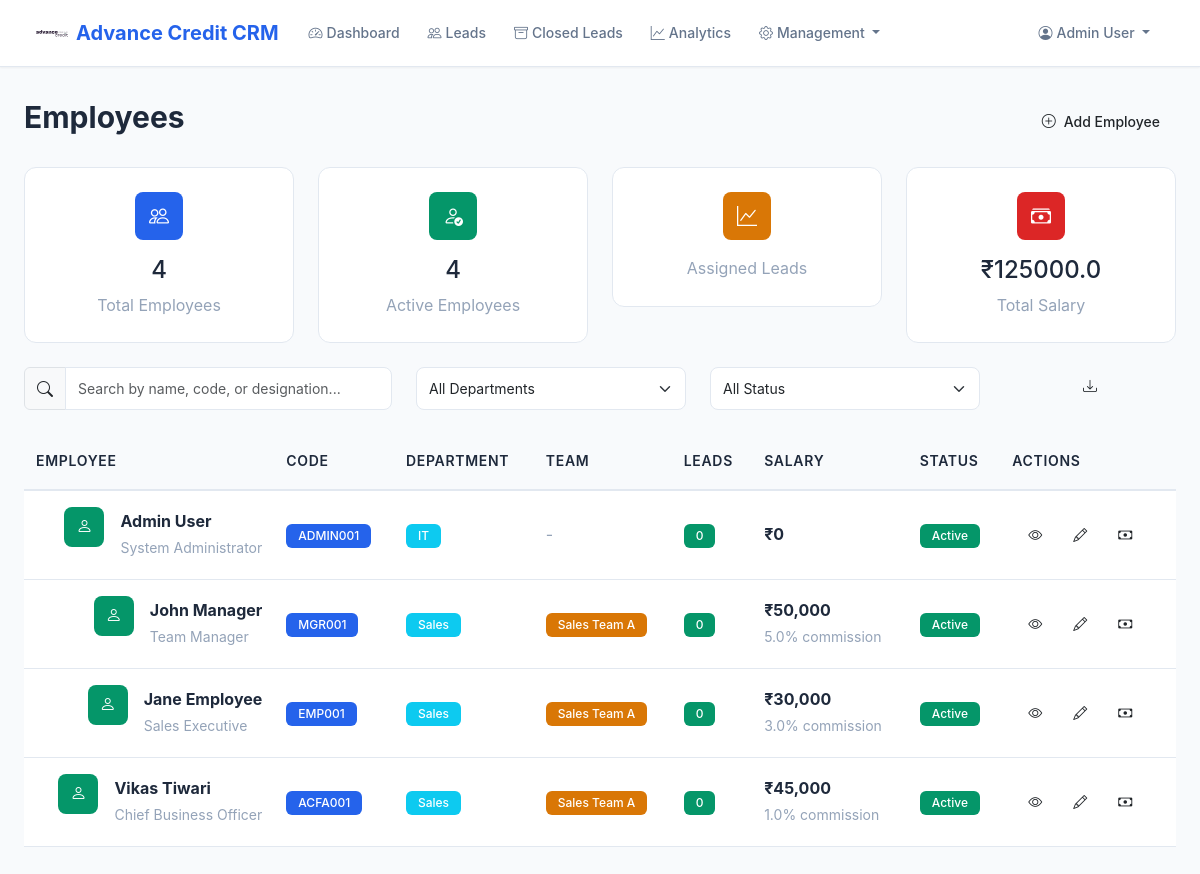
Screenshot of /crm/employees (signed in) with the database file from the repository.
### src/shared/crm_models.py (models this page shows)
class User(CRMBase):
    __tablename__ = "users"
    user_id = Column(Integer, primary_key=True, index=True)
    name = Column(String(128), nullable=False)
    email = Column(String(128), unique=True, nullable=False)
    phone = Column(String(32), unique=True, nullable=False)
    password_hash = Column(String(128), nullable=False)
    role = Column(String(32), default="employee")  # 'employee', 'manager', 'admin'
    is_active = Column(Boolean, default=True)
    created_at = Column(DateTime, server_default=func.now())
    employee = relationship("Employee", back_populates="user", uselist=False)

class Employee(CRMBase):
    __tablename__ = "employees"
    employee_id = Column(Integer, primary_key=True, index=True)
    user_id = Column(Integer, ForeignKey("users.user_id"), unique=True, nullable=False)
    employee_code = Column(String(64), unique=True, nullable=False)
    designation = Column(String(64))
    department = Column(String(64))
    team_id = Column(Integer, ForeignKey("teams.team_id"), nullable=True)
    salary = Column(Float, default=0.0)
    commission_rate = Column(Float, default=0.0)
    is_active = Column(Boolean, default=True)
    joining_date = Column(Date, server_default=func.current_date())
    created_at = Column(DateTime, server_default=func.now())
    updated_at = Column(DateTime, onupdate=func.now())
    user = relationship("User", back_populates="employee")
    team = relationship("Team", foreign_keys=[team_id], back_populates="members")
    managed_teams = relationship("Team", foreign_keys="Team.manager_id", back_populates="manager")
    assigned_leads = relationship("LeadAssignment", foreign_keys="LeadAssignment.employee_id", back_populates="employee")
    billings = relationship("Billing", back_populates="employee")
    commissions = relationship("Commission", back_populates="employee")
    activities = relationship("LeadActivity", back_populates="employee")

class Team(CRMBase):
    __tablename__ = "teams"
    team_id = Column(Integer, primary_key=True, index=True)
    name = Column(String(128), unique=True, nullable=False)
    manager_id = Column(Integer, ForeignKey("employees.employee_id"), nullable=True)
    created_at = Column(DateTime, server_default=func.now())
    manager = relationship("Employee", foreign_keys=[manager_id], back_populates="managed_teams")
    members = relationship("Employee", foreign_keys="Employee.team_id", back_populates="team")

### src/crm/routes.py (the view)
@router.get("/employees", response_class=HTMLResponse)
def employees_list(request: Request, db: Session = Depends(get_db)):
    user_id = request.session.get("user_id")
    if not user_id:
        return RedirectResponse("/crm/unauthorized", status_code=status.HTTP_302_FOUND)
    user = db.query(User).filter(User.user_id == user_id).first()
    if not user or user.role != "admin":
        return RedirectResponse("/crm/unauthorized", status_code=status.HTTP_302_FOUND)
    employees = db.query(Employee).join(User).outerjoin(Team, Employee.team_id == Team.team_id).all()
    total_employees = len(employees)
    active_employees = len([e for e in employees if e.is_active])
    assigned_leads = db.query(LeadAssignment).count()
    total_salary = sum([e.salary for e in employees if e.is_active])
    return templates.TemplateResponse("employees.html", {
        "request": request,
        "employees": employees,
        "total_employees": total_employees,
        "active_employees": active_employees,
        "assigned_leads": assigned_leads,
        "total_salary": total_salary
    })

### src/crm/templates/employees.html (shortened to what this page needs)
{% extends 'base.html' %}
{% block content %}
<div class="glass-card">
    <div class="d-flex justify-content-between align-items-center mb-4">
        <h1 class="page-title">Employees</h1>
        <a href="/crm/employees/new" class="btn btn-primary-modern btn-modern">
            <i class="bi bi-plus-circle me-2"></i>Add Employee
        </a>
    </div>
    <div class="row g-4 mb-4">
        <div class="col-lg-3 col-md-6">
            <div class="stats-card">
                <div class="stats-icon primary">
                    <i class="bi bi-people"></i>
                </div>
                <h3 class="h4 mb-2">{{ total_employees }}</h3>
                <p class="text-muted mb-0">Total Employees</p>
            </div>
        </div>
        <div class="col-lg-3 col-md-6">
            <div class="stats-card">
                <div class="stats-icon success">
                    <i class="bi bi-person-check"></i>
                </div>
                <h3 class="h4 mb-2">{{ active_employees }}</h3>
                <p class="text-muted mb-0">Active Employees</p>
            </div>
        </div>
        <div class="col-lg-3 col-md-6">
            <div class="stats-card">
                <div class="stats-icon warning">
                    <i class="bi bi-graph-up"></i>
                </div>
                <p class="text-muted mb-0">Assigned Leads</p>
            </div>
        </div>
        <div class="col-lg-3 col-md-6">
            <div class="stats-card">
                <div class="stats-icon danger">
                    <i class="bi bi-cash-stack"></i>
                </div>
                <h3 class="h4 mb-2">₹{{ total_salary|default(0) }}</h3>
                <p class="text-muted mb-0">Total Salary</p>
            </div>
        </div>
    </div>
    <div class="row mb-4">
        <div class="col-md-4">
            <div class="input-group">
                <span class="input-group-text"><i class="bi bi-search"></i></span>
                <input type="text" class="form-control form-control-modern" id="searchInput" placeholder="Search by name, code, or designation...">
            </div>
        </div>
        <div class="col-md-3">
            <select class="form-select form-control-modern" id="departmentFilter">
                <option value="">All Departments</option>
            </select>
        </div>
        <div class="col-md-3">
            <select class="form-select form-control-modern" id="statusFilter">
                <option value="">All Status</option>
            </select>
        </div>
        <div class="col-md-2">
            <button class="btn btn-success-modern btn-modern w-100" onclick="exportToCSV()">
                <i class="bi bi-download"></i>
            </button>
        </div>
    </div>
    <div class="table-responsive">
        <table class="table table-modern" id="employeesTable">
            <thead>
                <tr>
                    <th>Employee</th>
                    <th>Code</th>
                    <th>Department</th>
                    <th>Team</th>
                    <th>Leads</th>
                    <th>Salary</th>
                    <th>Status</th>
                    <th>Actions</th>
                </tr>
            </thead>
            <tbody>
                {% for employee in employees %}
                <tr>
                    <td>
                        <div class="d-flex align-items-center">
                            <div class="stats-icon success me-3" style="width: 40px; height: 40px; font-size: 1rem;">
                                <i class="bi bi-person"></i>
                            </div>
                            <div>
                                <strong>{{ employee.user.name }}</strong>
                                <br>
                                <small class="text-muted">{{ employee.designation }}</small>
                            </div>
                        </div>
                    </td>
                    <td>
                        <span class="badge badge-modern bg-primary">{{ employee.employee_code }}</span>
                    </td>
                    <td>
                        <span class="badge badge-modern bg-info">{{ employee.department }}</span>
                    </td>
                    <td>
                        {% if employee.team %}
                        <span class="badge badge-modern bg-warning">{{ employee.team.name }}</span>
                        {% else %}
                        <span class="text-muted">-</span>
                        {% endif %}
                    </td>
                    <td>
                        <span class="badge badge-modern bg-success">{{ employee.lead_count|default(0) }}</span>
                    </td>
                    <td>
                        <strong>₹{{ "{:,.0f}".format(employee.salary) }}</strong>
                        {% if employee.commission_rate > 0 %}
                        <br>
                        <small class="text-muted">{{ employee.commission_rate }}% commission</small>
                        {% endif %}
                    </td>
                    <td>
                        {% if employee.is_active %}
                        <span class="badge badge-modern bg-success">Active</span>
                        {% else %}
                        <span class="badge badge-modern bg-danger">Inactive</span>
                        {% endif %}
                    </td>
                    <td>
                        <div class="btn-group" role="group">
                            <a href="/crm/employees/{{ employee.employee_id }}/profile" class="btn btn-sm btn-primary-modern btn-modern" title="View Profile">
                                <i class="bi bi-eye"></i>
                            </a>
                            <a href="/crm/employees/{{ employee.employee_id }}/edit" class="btn btn-sm btn-warning-modern btn-modern" title="Edit">
                                <i class="bi bi-pencil"></i>
                            </a>
                            <a href="/crm/employees/{{ employee.employee_id }}/billing" class="btn btn-sm btn-success-modern btn-modern" title="Billing">
                                <i class="bi bi-cash"></i>
                            </a>
                        </div>
                    </td>
                </tr>
                {% endfor %}
            </tbody>
        </table>
    </div>
</div>
{% endblock %}

### src/crm/templates/base.html (shortened to what this page needs)
<!DOCTYPE html>
<html lang="en">
<head>
    <link href="https://cdn.jsdelivr.net/npm/bootstrap@5.3.0/dist/css/bootstrap.min.css" rel="stylesheet">
    <link href="https://cdn.jsdelivr.net/npm/bootstrap-icons@1.10.0/font/bootstrap-icons.css" rel="stylesheet">
</head>
<body>
    <nav class="navbar navbar-expand-lg">
        <div class="container-fluid">
            <a class="navbar-brand" href="/crm/dashboard">
                <img src="/crm/static/ac-logo-1.svg" alt="Advance Credit">
                Advance Credit CRM
            </a>
            <div class="collapse navbar-collapse" id="navbarNav">
                <ul class="navbar-nav me-auto">
                    <li class="nav-item">
                        <a class="nav-link {% if request.url.path == '/crm/dashboard' %}active{% endif %}" href="/crm/dashboard">
                            <i class="bi bi-speedometer2 me-1"></i>Dashboard
                        </a>
                    </li>
                    <li class="nav-item">
                        <a class="nav-link {% if request.url.path == '/crm/unified-leads' %}active{% endif %}" href="/crm/unified-leads">
                            <i class="bi bi-people me-1"></i>Leads
                        </a>
                    </li>
                    <li class="nav-item">
                        <a class="nav-link {% if request.url.path == '/crm/close-leads' %}active{% endif %}" href="/crm/close-leads">
                            <i class="bi bi-archive me-1"></i>Closed Leads
                        </a>
                    </li>
                    <li class="nav-item">
                        <a class="nav-link {% if request.url.path == '/crm/analytics' %}active{% endif %}" href="/crm/analytics">
                            <i class="bi bi-graph-up me-1"></i>Analytics
                        </a>
                    </li>
                    {% if request.session.get('user_role') in ['admin', 'manager'] %}
                    <li class="nav-item dropdown">
                        <a class="nav-link dropdown-toggle" href="#" role="button" data-bs-toggle="dropdown">
                            <i class="bi bi-gear me-1"></i>Management
                        </a>
                    </li>
                    {% endif %}
                </ul>
                <ul class="navbar-nav">
                    <li class="nav-item dropdown">
                        <a class="nav-link dropdown-toggle" href="#" role="button" data-bs-toggle="dropdown">
                            <i class="bi bi-person-circle me-1"></i>{{ request.session.get('user_name', 'User') }}
                        </a>
                    </li>
                </ul>
            </div>
        </div>
    </nav>
    <main class="main-content">
        {% block content %}{% endblock %}
    </main>
</body>
</html>

### src/crm/templates/base.html (style rules this page uses)
:root { --primary-color: #2563eb; --primary-dark: #1d4ed8; --secondary-color: #64748b; --success-color: #059669; --warning-color: #d97706; --danger-color: #dc2626; --info-color: #0891b2; --light-bg: #f8fafc; --white: #ffffff; --border-color: #e2e8f0; --text-primary: #1e293b; --text-secondary: #64748b; --text-muted: #94a3b8; --shadow-sm: 0 1px 2px 0 rgb(0 0 0 / 0.05); --shadow-md: 0 4px 6px -1px rgb(0 0 0 / 0.1), 0 2px 4px -2px rgb(0 0 0 / 0.1); --shadow-lg: 0 10px 15px -3px rgb(0 0 0 / 0.1), 0 4px 6px -4px rgb(0 0 0 / 0.1); --shadow-xl: 0 20px 25px -5px rgb(0 0 0 / 0.1), 0 8px 10px -6px rgb(0 0 0 / 0.1); }
* { box-sizing: border-box; }
body { background-color: var(--light-bg); font-family: 'Inter', -apple-system, BlinkMacSystemFont, 'Segoe UI', Roboto, sans-serif; color: var(--text-primary); line-height: 1.6; margin: 0; padding: 0; }
.navbar { background: var(--white); border-bottom: 1px solid var(--border-color); box-shadow: var(--shadow-sm); padding: 0.75rem 1.5rem; position: sticky; top: 0; z-index: 1000; }
.navbar-brand { font-weight: 700; font-size: 1.25rem; color: var(--primary-color) !important; display: flex; align-items: center; gap: 0.5rem; }
.navbar-brand img { width: 32px; height: 32px; }
.nav-link { color: var(--text-secondary) !important; font-weight: 500; font-size: 0.875rem; padding: 0.5rem 0.75rem !important; border-radius: 0.375rem; transition: all 0.2s ease; margin: 0 0.125rem; }
.main-content { padding: 2rem 1.5rem; min-height: calc(100vh - 70px); }
.btn { font-weight: 500; border-radius: 0.5rem; padding: 0.5rem 1rem; font-size: 0.875rem; transition: all 0.2s ease; border: none; }
.table { margin-bottom: 0; }
.table th { background-color: #f8fafc; border-bottom: 2px solid var(--border-color); font-weight: 600; color: var(--text-primary); font-size: 0.875rem; text-transform: uppercase; letter-spacing: 0.05em; padding: 1rem 0.75rem; }
.table td { padding: 1rem 0.75rem; vertical-align: middle; border-bottom: 1px solid var(--border-color); color: var(--text-primary); }
.badge { font-weight: 500; padding: 0.375rem 0.75rem; border-radius: 0.375rem; font-size: 0.75rem; }
.badge.bg-primary { background-color: var(--primary-color) !important; }
.badge.bg-success { background-color: var(--success-color) !important; }
.badge.bg-warning { background-color: var(--warning-color) !important; }
.form-control, .form-select { border: 1px solid var(--border-color); border-radius: 0.5rem; padding: 0.625rem 0.75rem; font-size: 0.875rem; transition: all 0.2s ease; }
.text-muted { color: var(--text-muted) !important; }
.fade-in { animation: fadeIn 0.3s ease-in; }
.stats-card { background: var(--white); border: 1px solid var(--border-color); border-radius: 0.75rem; padding: 1.5rem; text-align: center; transition: all 0.2s ease; }
.stats-icon { width: 48px; height: 48px; border-radius: 0.5rem; display: flex; align-items: center; justify-content: center; margin: 0 auto 1rem; font-size: 1.25rem; color: var(--white); }
.stats-icon.primary { background: var(--primary-color); }
.stats-icon.success { background: var(--success-color); }
.stats-icon.warning { background: var(--warning-color); }
.stats-icon.danger { background: var(--danger-color); }
.page-title { font-size: 1.875rem; font-weight: 700; color: var(--text-primary); margin-bottom: 0.5rem; }

### rows the page displays
User: session.get "Admin User"
Employee: user.name "Admin User", designation "System Administrator", employee_code "ADMIN001", department "IT", lead_count "0", salary "0", is_active "Active"
Employee: user.name "John Manager", designation "Team Manager", employee_code "MGR001", department "Sales", team.name "Sales Team A", lead_count "0", salary "50,000", commission_rate "5.0", is_active "Active"
Employee: user.name "Jane Employee", designation "Sales Executive", employee_code "EMP001", department "Sales", team.name "Sales Team A", lead_count "0", salary "30,000", commission_rate "3.0", is_active "Active"
Employee: user.name "Vikas Tiwari", designation "Chief Business Officer", employee_code "ACFA001", department "Sales", team.name "Sales Team A", lead_count "0", salary "45,000", commission_rate "1.0", is_active "Active"

### other values shown
{{ total_employees }} "4"
{{ active_employees }} "4"
{{ total_salary|default(0) }} "125000.0"
